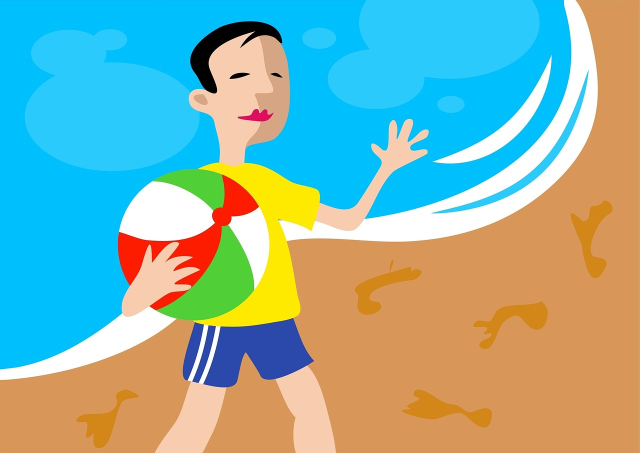
#> input picture cv2_images/beach.jpg, 1280 x 906 px (shown at 1/2 size)
$ python image_color_histogram_27_06_2024.py
#> lines starting #> are read from the running program, lines starting #| are printed output that depends on the picture
import cv2
import numpy as np
import matplotlib.pyplot as plt

img = cv2.imread("cv2_images/beach.jpg", -1)
#> img is the input picture: shape (906, 1280, 3); mean B, G, R 165.7, 177.5, 138
h, w, c = img.shape
#> h = 906; w = 1280; c = 3
img = cv2.resize(img, (int(w/2), int(h/2)))
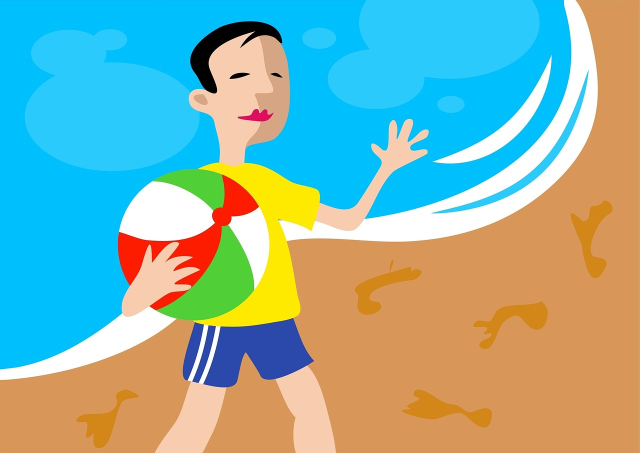
#> img: shape (453, 640, 3); mean B, G, R 165.8, 177.6, 138
h, s, v = cv2.split(cv2.cvtColor(img, cv2.COLOR_BGR2HSV))
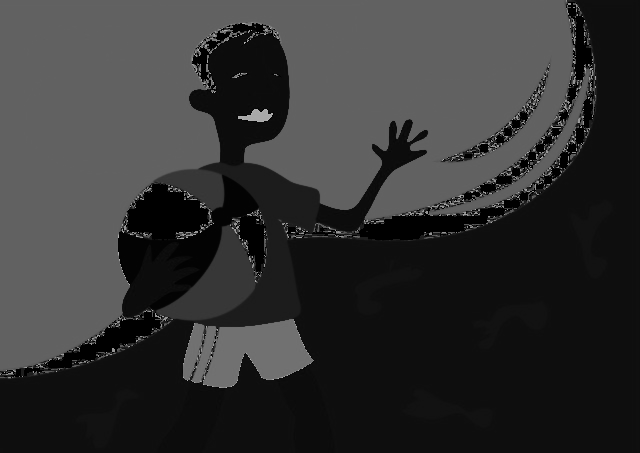
#> h: shape (453, 640); min 0, max 179, mean 50.9
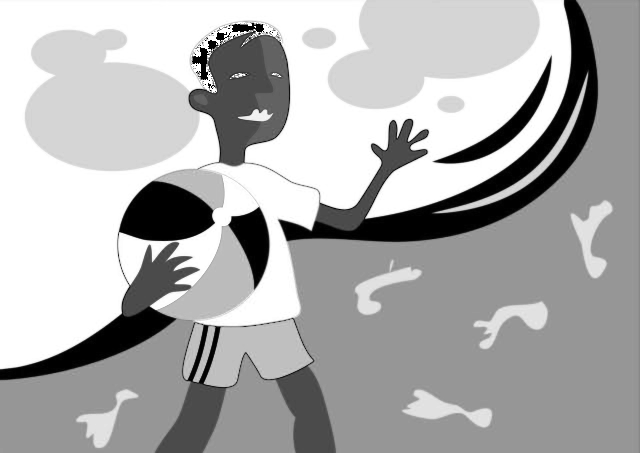
#> s: shape (453, 640); min 0, max 255, mean 173.8
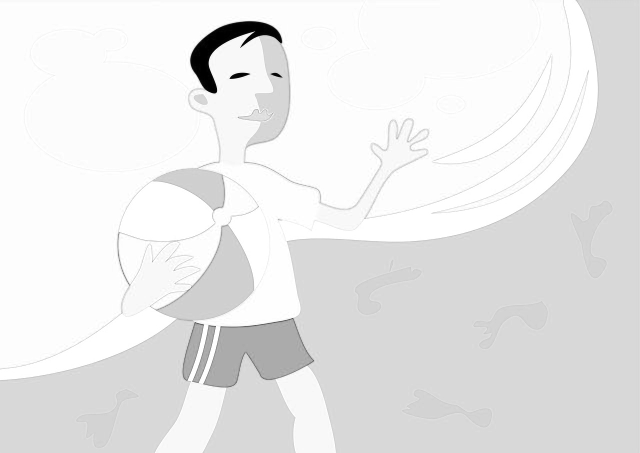
#> v: shape (453, 640); min 0, max 255, mean 233.2
h_array = h.flatten()

fig = plt.figure(figsize=(1, 2))

fig.add_subplot(1, 2, 1)
plt.hist(img.ravel(), 256, [0, 256])
plt.title("rgb")

fig.add_subplot(1, 2, 2)
plt.hist(h_array, bins=180, color='r')
plt.title("hsv")

# fig.tight_layout(pad=5.0)

# set the spacing between subplots
fig.tight_layout()
plt.show()
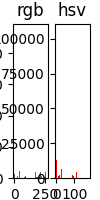
#> figure drawn by matplotlib, 2 panels; panel 1: tallest bar 93913 high, from x = 216 to 217; panel 2: tallest bar 105363 high, from x = 96.46 to 97.46


cv2.imshow("beach", img)
cv2.waitKey(0)
cv2.destroyAllWindows()
